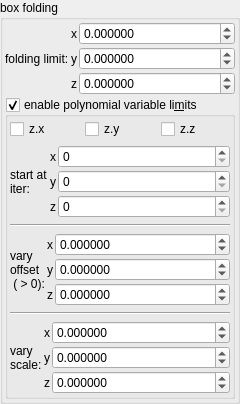
    <widget class="QGroupBox" name="groupBox">
     <property name="title">
      <string>box folding</string>
     </property>
     <layout class="QVBoxLayout" name="verticalLayout_2" stretch="0,0">
      <property name="spacing">
       <number>2</number>
      </property>
      <property name="leftMargin">
       <number>2</number>
      </property>
      <property name="topMargin">
       <number>2</number>
      </property>
      <property name="rightMargin">
       <number>2</number>
      </property>
      <property name="bottomMargin">
       <number>2</number>
      </property>
      <item>
       <layout class="QGridLayout" name="gridLayout_25" columnstretch="0,0,1">
        <property name="spacing">
         <number>2</number>
        </property>
        <item row="2" column="1">
         <widget class="QLabel" name="label_145">
          <property name="text">
           <string notr="true">z</string>
          </property>
         </widget>
        </item>
        <item row="1" column="1">
         <widget class="QLabel" name="label_146">
          <property name="text">
           <string notr="true">y</string>
          </property>
         </widget>
        </item>
        <item row="0" column="1">
         <widget class="QLabel" name="label_147">
          <property name="text">
           <string notr="true">x</string>
          </property>
         </widget>
        </item>
        <item row="0" column="0" rowspan="3">
         <widget class="QLabel" name="label_59">
          <property name="text">
           <string>folding limit:</string>
          </property>
         </widget>
        </item>
        <item row="0" column="2">
         <widget class="MyDoubleSpinBox" name="spinbox3_transf_addition_constant_111_x">
          <property name="sizePolicy">
           <sizepolicy hsizetype="Minimum" vsizetype="Maximum">
            <horstretch>0</horstretch>
            <verstretch>0</verstretch>
           </sizepolicy>
          </property>
          <property name="prefix">
           <string/>
          </property>
          <property name="suffix">
           <string/>
          </property>
          <property name="decimals">
           <number>6</number>
          </property>
          <property name="minimum">
           <double>-99.989999999999995</double>
          </property>
          <property name="maximum">
           <double>99.989999999999995</double>
          </property>
          <property name="singleStep">
           <double>0.100000000000000</double>
          </property>
         </widget>
        </item>
        <item row="1" column="2">
         <widget class="MyDoubleSpinBox" name="spinbox3_transf_addition_constant_111_y">
          <property name="sizePolicy">
           <sizepolicy hsizetype="Minimum" vsizetype="Maximum">
            <horstretch>0</horstretch>
            <verstretch>0</verstretch>
           </sizepolicy>
          </property>
          <property name="prefix">
           <string/>
          </property>
          <property name="suffix">
           <string/>
          </property>
          <property name="decimals">
           <number>6</number>
          </property>
          <property name="minimum">
           <double>-99.989999999999995</double>
          </property>
          <property name="maximum">
           <double>99.989999999999995</double>
          </property>
          <property name="singleStep">
           <double>0.100000000000000</double>
          </property>
         </widget>
        </item>
        <item row="2" column="2">
         <widget class="MyDoubleSpinBox" name="spinbox3_transf_addition_constant_111_z">
          <property name="sizePolicy">
           <sizepolicy hsizetype="Minimum" vsizetype="Maximum">
            <horstretch>0</horstretch>
            <verstretch>0</verstretch>
           </sizepolicy>
          </property>
          <property name="prefix">
           <string/>
          </property>
          <property name="suffix">
           <string/>
          </property>
          <property name="decimals">
           <number>6</number>
          </property>
          <property name="minimum">
           <double>-99.989999999999995</double>
          </property>
          <property name="maximum">
           <double>99.989999999999995</double>
          </property>
          <property name="singleStep">
           <double>0.100000000000000</double>
          </property>
         </widget>
        </item>
       </layout>
      </item>
      <item>
       <widget class="MyGroupBox" name="groupCheck_transf_function_enabledCy_false">
        <property name="toolTip">
         <string>&lt;html&gt;&lt;head/&gt;&lt;body&gt;&lt;p&gt;Works only on the axis enabled.&lt;/p&gt;&lt;p&gt;Vary offset must be &amp;gt; 0.&lt;/p&gt;&lt;p&gt;Vary offset &amp;amp; scale define the linear slope.&lt;/p&gt;&lt;/body&gt;&lt;/html&gt;</string>
        </property>
        <property name="title">
         <string>enable polynomial variable li&amp;mits</string>
        </property>
        <property name="checkable">
         <bool>true</bool>
        </property>
        <layout class="QVBoxLayout" name="verticalLayout_18">
         <property name="leftMargin">
          <number>2</number>
         </property>
         <property name="topMargin">
          <number>2</number>
         </property>
         <property name="rightMargin">
          <number>2</number>
         </property>
         <property name="bottomMargin">
          <number>2</number>
         </property>
         <item>
          <layout class="QHBoxLayout" name="horizontalLayout_25" stretch="0,0,0">
           <item>
            <widget class="MyCheckBox" name="checkBox_transf_function_enabledAx">
             <property name="text">
              <string notr="true">z.x</string>
             </property>
            </widget>
           </item>
           <item>
            <widget class="MyCheckBox" name="checkBox_transf_function_enabledAy">
             <property name="text">
              <string notr="true">z.y</string>
             </property>
            </widget>
           </item>
           <item>
            <widget class="MyCheckBox" name="checkBox_transf_function_enabledAz">
             <property name="text">
              <string notr="true">z.z</string>
             </property>
            </widget>
           </item>
          </layout>
         </item>
         <item>
          <layout class="QGridLayout" name="gridLayout_18" columnstretch="0,0,1">
           <property name="spacing">
            <number>2</number>
           </property>
           <item row="2" column="1">
            <widget class="QLabel" name="label_129">
             <property name="text">
              <string notr="true">z</string>
             </property>
            </widget>
           </item>
           <item row="1" column="1">
            <widget class="QLabel" name="label_128">
             <property name="text">
              <string notr="true">y</string>
             </property>
            </widget>
           </item>
           <item row="0" column="1">
            <widget class="QLabel" name="label_131">
             <property name="text">
              <string notr="true">x</string>
             </property>
            </widget>
           </item>
           <item row="0" column="2">
            <widget class="MySpinBox" name="spinboxInt_transf_start_iterations_C">
             <property name="sizePolicy">
              <sizepolicy hsizetype="Minimum" vsizetype="Maximum">
               <horstretch>0</horstretch>
               <verstretch>0</verstretch>
              </sizepolicy>
             </property>
             <property name="maximum">
              <number>999</number>
             </property>
            </widget>
           </item>
           <item row="2" column="2">
            <widget class="MySpinBox" name="spinboxInt_transf_start_iterations_Z">
             <property name="sizePolicy">
              <sizepolicy hsizetype="Minimum" vsizetype="Maximum">
               <horstretch>0</horstretch>
               <verstretch>0</verstretch>
              </sizepolicy>
             </property>
             <property name="maximum">
              <number>999</number>
             </property>
            </widget>
           </item>
           <item row="1" column="2">
            <widget class="MySpinBox" name="spinboxInt_transf_start_iterations_Y">
             <property name="sizePolicy">
              <sizepolicy hsizetype="Minimum" vsizetype="Maximum">
               <horstretch>0</horstretch>
               <verstretch>0</verstretch>
              </sizepolicy>
             </property>
             <property name="maximum">
              <number>999</number>
             </property>
            </widget>
           </item>
           <item row="0" column="0" rowspan="3">
            <widget class="QLabel" name="label_36">
             <property name="text">
              <string>start at
iter:</string>
             </property>
            </widget>
           </item>
          </layout>
         </item>
         <item>
          <widget class="Line" name="line_40">
           <property name="orientation">
            <enum>Qt::Horizontal</enum>
           </property>
          </widget>
         </item>
         <item>
          <layout class="QGridLayout" name="gridLayout_21" columnstretch="0,0,1">
           <property name="spacing">
            <number>2</number>
           </property>
           <item row="1" column="1">
            <widget class="QLabel" name="label_135">
             <property name="text">
              <string notr="true">y</string>
             </property>
            </widget>
           </item>
           <item row="0" column="1">
            <widget class="QLabel" name="label_136">
             <property name="text">
              <string notr="true">x</string>
             </property>
            </widget>
           </item>
           <item row="2" column="1">
            <widget class="QLabel" name="label_143">
             <property name="text">
              <string notr="true">z</string>
             </property>
            </widget>
           </item>
           <item row="0" column="0" rowspan="3">
            <widget class="QLabel" name="label_40">
             <property name="text">
              <string>vary
offset
 ( &gt; 0):</string>
             </property>
            </widget>
           </item>
           <item row="0" column="2">
            <widget class="MyDoubleSpinBox" name="spinbox3_transf_offsetA_000_x">
             <property name="sizePolicy">
              <sizepolicy hsizetype="Minimum" vsizetype="Maximum">
               <horstretch>0</horstretch>
               <verstretch>0</verstretch>
              </sizepolicy>
             </property>
             <property name="prefix">
              <string/>
             </property>
             <property name="suffix">
              <string/>
             </property>
             <property name="decimals">
              <number>6</number>
             </property>
             <property name="minimum">
              <double>-100.000000000000000</double>
             </property>
             <property name="maximum">
              <double>100.000000000000000</double>
             </property>
             <property name="singleStep">
              <double>0.100000000000000</double>
             </property>
            </widget>
           </item>
           <item row="1" column="2">
            <widget class="MyDoubleSpinBox" name="spinbox3_transf_offsetA_000_y">
             <property name="sizePolicy">
              <sizepolicy hsizetype="Minimum" vsizetype="Maximum">
               <horstretch>0</horstretch>
               <verstretch>0</verstretch>
              </sizepolicy>
             </property>
             <property name="prefix">
              <string/>
             </property>
             <property name="suffix">
              <string/>
             </property>
             <property name="decimals">
              <number>6</number>
             </property>
             <property name="minimum">
              <double>-100.000000000000000</double>
             </property>
             <property name="maximum">
              <double>100.000000000000000</double>
             </property>
             <property name="singleStep">
              <double>0.100000000000000</double>
             </property>
            </widget>
           </item>
           <item row="2" column="2">
            <widget class="MyDoubleSpinBox" name="spinbox3_transf_offsetA_000_z">
             <property name="sizePolicy">
              <sizepolicy hsizetype="Minimum" vsizetype="Maximum">
               <horstretch>0</horstretch>
               <verstretch>0</verstretch>
              </sizepolicy>
             </property>
             <property name="prefix">
              <string/>
             </property>
             <property name="suffix">
              <string/>
             </property>
             <property name="decimals">
              <number>6</number>
             </property>
             <property name="minimum">
              <double>-100.000000000000000</double>
             </property>
             <property name="maximum">
              <double>100.000000000000000</double>
             </property>
             <property name="singleStep">
              <double>0.100000000000000</double>
             </property>
             <property name="value">
              <double>0.000000000000000</double>
             </property>
            </widget>
           </item>
          </layout>
         </item>
         <item>
          <widget class="Line" name="line_41">
           <property name="orientation">
            <enum>Qt::Horizontal</enum>
           </property>
          </widget>
         </item>
         <item>
          <layout class="QGridLayout" name="gridLayout_19" columnstretch="0,0,1">
           <property name="spacing">
            <number>2</number>
           </property>
           <item row="1" column="1">
            <widget class="QLabel" name="label_126">
             <property name="text">
              <string notr="true">y</string>
             </property>
            </widget>
           </item>
           <item row="0" column="1">
            <widget class="QLabel" name="label_133">
             <property name="text">
              <string notr="true">x</string>
             </property>
            </widget>
           </item>
           <item row="2" column="1">
            <widget class="QLabel" name="label_127">
             <property name="text">
              <string notr="true">z</string>
             </property>
            </widget>
           </item>
           <item row="1" column="2">
            <widget class="MyDoubleSpinBox" name="spinbox3_transf_scale3D_111_y">
             <property name="sizePolicy">
              <sizepolicy hsizetype="Minimum" vsizetype="Maximum">
               <horstretch>0</horstretch>
               <verstretch>0</verstretch>
              </sizepolicy>
             </property>
             <property name="prefix">
              <string/>
             </property>
             <property name="suffix">
              <string/>
             </property>
             <property name="decimals">
              <number>6</number>
             </property>
             <property name="minimum">
              <double>-100.000000000000000</double>
             </property>
             <property name="maximum">
              <double>100.000000000000000</double>
             </property>
             <property name="singleStep">
              <double>0.100000000000000</double>
             </property>
            </widget>
           </item>
           <item row="2" column="2">
            <widget class="MyDoubleSpinBox" name="spinbox3_transf_scale3D_111_z">
             <property name="sizePolicy">
              <sizepolicy hsizetype="Minimum" vsizetype="Maximum">
               <horstretch>0</horstretch>
               <verstretch>0</verstretch>
              </sizepolicy>
             </property>
             <property name="prefix">
              <string/>
             </property>
             <property name="suffix">
              <string/>
             </property>
             <property name="decimals">
              <number>6</number>
             </property>
             <property name="minimum">
              <double>-100.000000000000000</double>
             </property>
             <property name="maximum">
              <double>100.000000000000000</double>
             </property>
             <property name="singleStep">
              <double>0.100000000000000</double>
             </property>
            </widget>
           </item>
           <item row="0" column="2">
            <widget class="MyDoubleSpinBox" name="spinbox3_transf_scale3D_111_x">
             <property name="sizePolicy">
              <sizepolicy hsizetype="Minimum" vsizetype="Maximum">
               <horstretch>0</horstretch>
               <verstretch>0</verstretch>
              </sizepolicy>
             </property>
             <property name="prefix">
              <string/>
             </property>
             <property name="suffix">
              <string/>
             </property>
             <property name="decimals">
              <number>6</number>
             </property>
             <property name="minimum">
              <double>-100.000000000000000</double>
             </property>
             <property name="maximum">
              <double>100.000000000000000</double>
             </property>
             <property name="singleStep">
              <double>0.100000000000000</double>
             </property>
            </widget>
           </item>
           <item row="0" column="0" rowspan="3">
            <widget class="QLabel" name="label_37">
             <property name="text">
              <string>vary
scale:</string>
             </property>
            </widget>
           </item>
          </layout>
         </item>
        </layout>
       </widget>
      </item>
     </layout>
    </widget>
